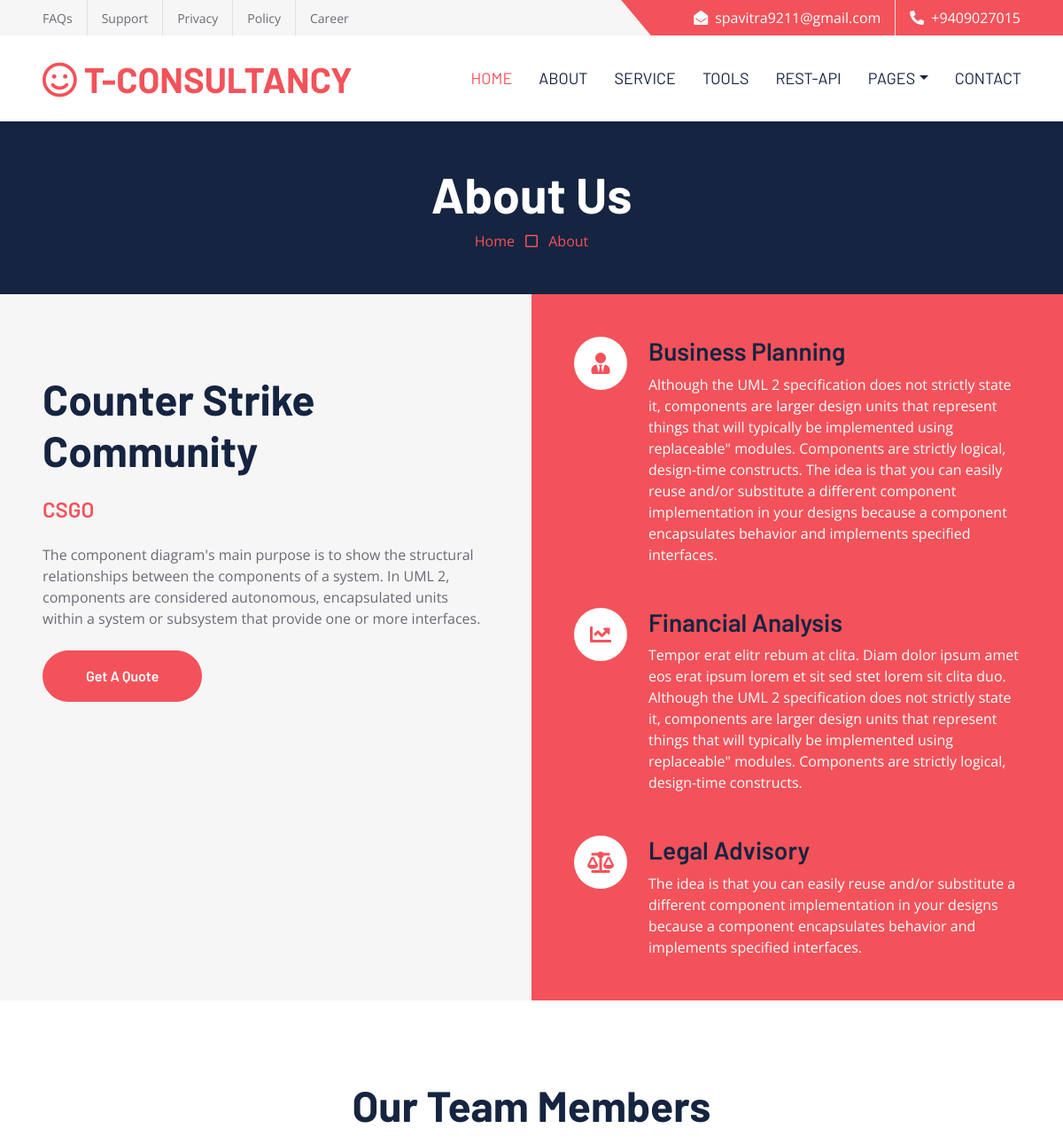
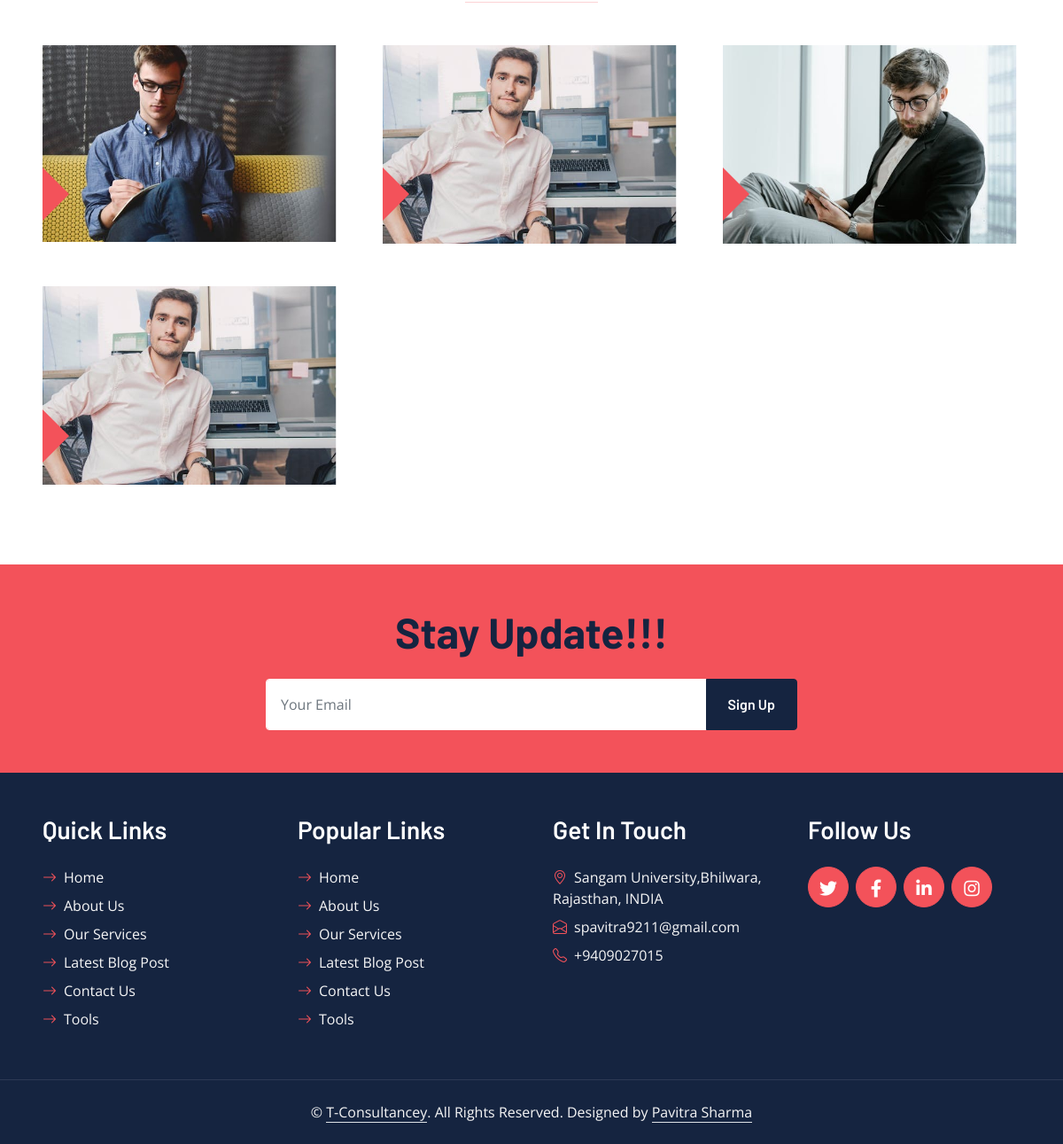
The page /about/ on the database its author committed (2 pictures, top to bottom).
### aboutus/models.py (models this page shows, shortened)
class AboutUs(models.Model):
    title = models.CharField(max_length=200, default="Welcome To T-CONSULTANCY")
    subtitle = models.CharField(max_length=300, default="Diam dolor diam ipsum sit. Clita erat ipsum et lorem stet no lorem sit clita duo justo magna dolore")
    description = models.TextField(default="Et stet ipsum nonumy rebum eos justo, accusam invidunt aliquyam stet magna at et sanctus, vero sea sit amet dolores, sit dolor duo invidunt dolor, kasd rebum consetetur diam invidunt erat stet.")
    quote_button_text = models.CharField(max_length=50, default="Get A Quote")
    service_1_title = models.CharField(max_length=100, default="Business Planning")
    service_1_description = models.TextField(default="Tempor erat elitr rebum at clita. Diam dolor ipsum amet eos erat ipsum lorem et sit sed stet lorem sit clita duo")
    service_1_icon = models.CharField(max_length=50, default="fa-user-tie")
    service_2_title = models.CharField(max_length=100, default="Financial Analysis")
    service_2_description = models.TextField(default="Tempor erat elitr rebum at clita. Diam dolor ipsum amet eos erat ipsum lorem et sit sed stet lorem sit clita duo")
    service_2_icon = models.CharField(max_length=50, default="fa-chart-line")
    service_3_title = models.CharField(max_length=100, default="Legal Advisory")
    service_3_description = models.TextField(default="Tempor erat elitr rebum at clita. Diam dolor ipsum amet eos erat ipsum lorem et sit sed stet lorem sit clita duo")
    service_3_icon = models.CharField(max_length=50, default="fa-balance-scale")

### team/models.py (models this page shows, shortened)
class TeamMember(models.Model):
    fullname = models.CharField(max_length=150)
    designation = models.CharField(max_length=100)
    photo = models.ImageField(upload_to='team_photos/')
    facebook = models.URLField(blank=True, null=True)
    twitter = models.URLField(blank=True, null=True)
    linkedin = models.URLField(blank=True, null=True)
    class Meta:
        verbose_name = "Team Member"
        verbose_name_plural = "Team Members"

### aboutus/views.py (the view)
# urls.py: path('', views.about_view, name='about'),
def about_view(request):
    about = AboutUs.objects.first()
    return render(request, 'about.html', {'about': about})

### stayupdate/forms.py
class StayUpdateForm(forms.ModelForm):
    class Meta:
        model = StayUpdate
        fields = ['email']
        widgets = {
            'email': forms.EmailInput(attrs={'class': 'form-control border-white p-3','placeholder': 'Your Email',}),
        }

### ourservice/context_processors.py (called while the page is built)
def services_context(request):
    services = Service.objects.all()
    return {'services': services}

### stayupdate/context_processors.py (called while the page is built)
def stayupdate_form(request):
    return {'stayupdate_form': StayUpdateForm()}

### team/context_processors.py (called while the page is built)
def team_members(request):
    return {
        'team_members': TeamMember.objects.all()
    }

### templates/about.html
{% extends 'base.html' %}
{% load static %}
{% block content %}
<div class="container-fluid bg-dark p-5">
    <div class="row">
        <div class="col-12 text-center">
            <h1 class="display-4 text-white">About Us</h1>
            <a href="{% url 'home' %}">Home</a>
            <i class="far fa-square text-primary px-2"></i>
            <a href="{% url 'about' %}">About</a>
        </div>
    </div>
</div>
{% include 'partials/about_section.html' %}
{% include 'partials/team_section.html' %}
{% endblock %}

### templates/partials/about_section.html
{% load static %}
<div class="container-fluid bg-secondary p-0">
    <div class="row g-0">
        <div class="col-lg-6 py-6 px-5">
            <h1 class="display-5 mb-4">{{ about.title }}</h1>
            <h4 class="text-primary mb-4">{{ about.subtitle }}</h4>
            <p class="mb-4">{{ about.description }}</p>
            <a href="{% url 'quote' %}" class="btn btn-primary py-md-3 px-md-5 rounded-pill">{{ about.quote_button_text }}</a>
        </div>
        <div class="col-lg-6">
            <div class="h-100 d-flex flex-column justify-content-center bg-primary p-5">
                <div class="d-flex text-white mb-5">
                    <div class="d-flex flex-shrink-0 align-items-center justify-content-center bg-white text-primary rounded-circle mx-auto mb-4"
                        style="width: 60px; height: 60px;">
                        <i class="fa {{ about.service_1_icon }} fs-4"></i>
                    </div>
                    <div class="ps-4">
                        <h3>{{ about.service_1_title }}</h3>
                        <p class="mb-0">{{ about.service_1_description }}</p>
                    </div>
                </div>
                <div class="d-flex text-white mb-5">
                    <div class="d-flex flex-shrink-0 align-items-center justify-content-center bg-white text-primary rounded-circle mx-auto mb-4"
                        style="width: 60px; height: 60px;">
                        <i class="fa {{ about.service_2_icon }} fs-4"></i>
                    </div>
                    <div class="ps-4">
                        <h3>{{ about.service_2_title }}</h3>
                        <p class="mb-0">{{ about.service_2_description }}</p>
                    </div>
                </div>
                <div class="d-flex text-white">
                    <div class="d-flex flex-shrink-0 align-items-center justify-content-center bg-white text-primary rounded-circle mx-auto mb-4"
                        style="width: 60px; height: 60px;">
                        <i class="fa {{ about.service_3_icon }} fs-4"></i>
                    </div>
                    <div class="ps-4">
                        <h3>{{ about.service_3_title }}</h3>
                        <p class="mb-0">{{ about.service_3_description }}</p>
                    </div>
                </div>
            </div>
        </div>
    </div>
</div>

### templates/partials/team_section.html (shortened to what this page needs)
{% load static %}
<div class="container-fluid py-6 px-5">
    <div class="text-center mx-auto mb-5" style="max-width: 600px;">
        <h1 class="display-5 mb-0">Our Team Members</h1>
        <hr class="w-25 mx-auto bg-primary">
    </div>
    <div class="row g-5">
        {% for member in team_members %}
            <div class="col-lg-4">
                <div class="team-item position-relative overflow-hidden">
                    <img class="img-fluid w-100" src="{{ member.photo.url }}" alt="{{ member.fullname }}">
                </div>
            </div>
        {% endfor %}
    </div>
</div>

### static/css/style.css (style rules this page uses)
:root { --primary: #F3525A; --secondary: #F6F6F6; --light: #FFFFFF; --dark: #152440; }
h1, h2, .font-weight-bold { font-weight: 700 !important; }
h3, h4, .font-weight-semi-bold { font-weight: 600 !important; }
.py-6 { padding-top: 90px; padding-bottom: 90px; }
.btn { font-family: 'Barlow', sans-serif; font-weight: 600; transition: .5s; }
.btn-primary { color: #FFFFFF; }
.team-item img { transform: scale(1.15); margin-left: -30px; transition: .5s; }

### rows shown on the page
AboutUs: title "Counter Strike Community", subtitle "CSGO", description "The component diagram's main purpose is to show the structural relationships between the components of a system. In UML 2, components are considered autonomous, encapsulated units within a system or subsystem that provide one or more interfaces.", quote_button_text "Get A Quote", service_1_title "Business Planning", service_1_description "Although the UML 2 specification does not strictly state it, components are larger design units that represent things that will typically be implemented using replaceable\" modules. Components are strictly logical, design-time constructs. The idea is that you can easily reuse and/or substitute a different component implementation in your designs because a component encapsulates behavior and implements specified interfaces.", service_2_title "Financial Analysis", service_2_description "Tempor erat elitr rebum at clita. Diam dolor ipsum amet eos erat ipsum lorem et sit sed stet lorem sit clita duo. Although the UML 2 specification does not strictly state it, components are larger design units that represent things that will typically be implemented using replaceable\" modules. Components are strictly logical, design-time constructs.", service_3_title "Legal Advisory", service_3_description "The idea is that you can easily reuse and/or substitute a different component implementation in your designs because a component encapsulates behavior and implements specified interfaces."
TeamMember: photo (picture)
TeamMember: photo (picture)
TeamMember: photo (picture)
TeamMember: photo (picture)
